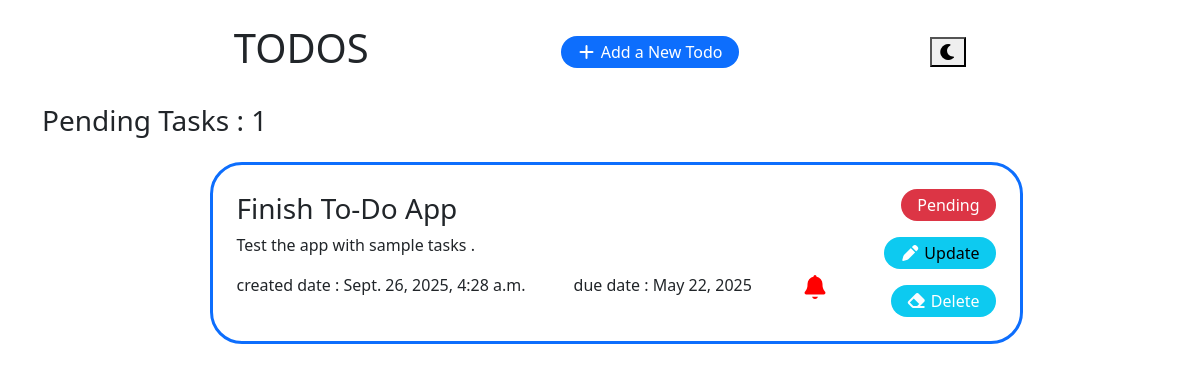
The app's page /, older data.
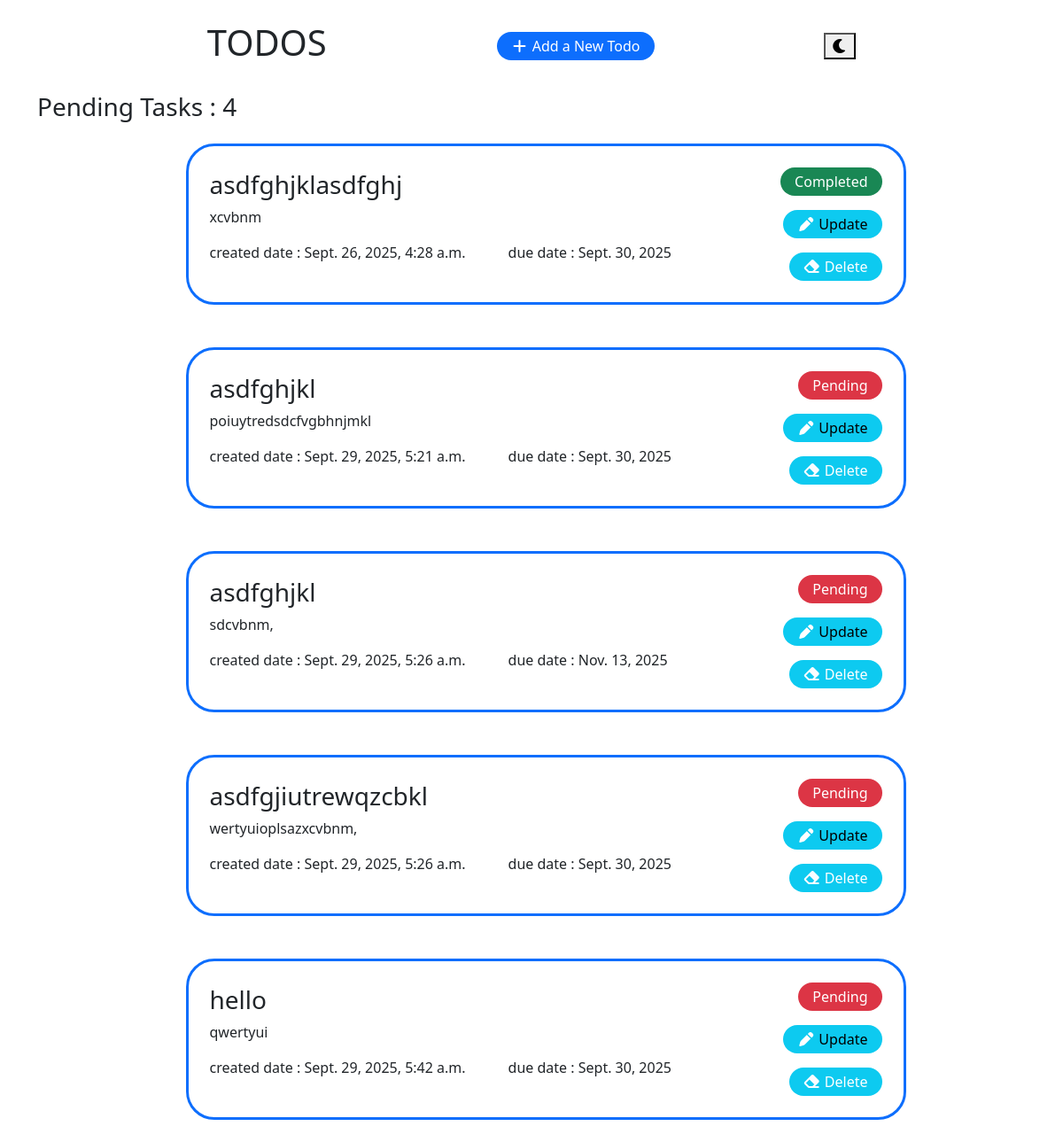
The same page, newer data.
### todos/models.py (models this page shows, shortened)
class Events(models.Model):
    task = models.CharField(max_length=225)
    description = models.CharField(max_length=200)
    created_date = models.DateTimeField(default=timezone.now)
    due_date = models.DateField(null=True,blank=True)
    task_status = models.BooleanField(default=False)

### todos/views.py (the view)
# urls.py: 2. Add a URL to urlpatterns:  path('', views.home, name='home')
def home(request):
    display_todos = Events.objects.all().values()
    false = Events.objects.all().filter(task_status = False).count()
    today = date.today()
    return render(request,'index.html',{'todo_events':display_todos,
                                        'false':false,
                                        'today':today})

### todos/templates/index.html (shortened to what this page needs)
{% extends 'master.html' %}
{% block content %}
<body class="container">
    <div class="d-flex align-items-center justify-content-evenly mb-4 mt-4">
            <h1>TODOS</h1>
            <a href="{% url 'add' %}"><button class="bg-primary p-3 rounded-5 border-0 text-white pt-1 pb-1"><i class="fa-solid fa-plus" style="color: #ffffff;"></i> Add a New Todo</button></a>
             <button id="theme-toggle"></button>
        </div>
    <h3 class="mb-4">Pending Tasks : {{false}}</h3>
    <ul id="items-list" class="moveable">
        <div>
            <div id="todo-list" class="d-flex align-items-center flex-column gap-5" >
                {% for x in todo_events %}
                    <li class="todo-item d-flex align-items-center justify-content-between border  rounded-5 border-3 border-primary p-4 w-75" draggable="true" ondragstart="dragit(event)" ondragover="dragover(event)">
                        <div>
                            <h3>{{x.task}}</h3>
                            <p>{{x.description}}</p>
                            <div class="d-flex gap-5">
                                <p>created date : {{x.created_date}}</p>
                                <p>due date : {{x.due_date}}</p>
                                {% if x.due_date < today and not x.task_status %}
                                    <h4><i class="fa-solid fa-bell" style="color: #ff0000;"></i></h4>
                                {% endif %}
                            </div>
                        </div>
                        <div class="d-flex flex-column align-items-end gap-3">
                            {% if x.task_status %}
                                <button class="bg-success p-3 rounded-5 border-0 text-white pt-1 pb-1">Completed</button>
                            {% else %}
                                <button class="bg-danger p-3 rounded-5 border-0 text-white pt-1 pb-1">Pending</button>
                            {% endif %}
                            <a href="{% url 'update_todo' x.id %}"><button class="bg-info p-3 rounded-5 border-0 text- hite pt-1 pb-1"><i class="fa-solid fa-pen" style="color: #ffffff;"></i>  Update</button></a>
                            <a href="{% url 'delete' x.id %}"><button class="bg-info p-3 rounded-5 border-0 text-white pt-1 pb-1"><i class="fa-solid fa-eraser" style="color: #fafcff;"></i>  Delete</button></a>
                        </div>
                    </li>
                {% endfor %}
            </div>
        </div>
    </ul>
</body>
{% endblock %}

Row changes from the older to the newer data that the page shows:
changed Events: task "Finish To-Do App" → "asdfghjklasdfghj"; description "Test the app with sample tasks ." → "xcvbnm"; due_date "May 22, 2025" → "Sept. 30, 2025"; task_status "Pending" → "Completed"
added Events: task "asdfghjkl", description "poiuytredsdcfvgbhnjmkl", created_date "Sept. 29, 2025, 5:21 a.m.", due_date "Sept. 30, 2025", task_status "Pending"
added Events: task "asdfghjkl", description "sdcvbnm,", created_date "Sept. 29, 2025, 5:26 a.m.", due_date "Nov. 13, 2025", task_status "Pending"
added Events: task "asdfgjiutrewqzcbkl", description "wertyuioplsazxcvbnm,", created_date "Sept. 29, 2025, 5:26 a.m.", due_date "Sept. 30, 2025", task_status "Pending"
added Events: task "hello", description "qwertyui", created_date "Sept. 29, 2025, 5:42 a.m.", due_date "Sept. 30, 2025", task_status "Pending"
Text that changed along with them:
{{ false }}: "1" → "4"
